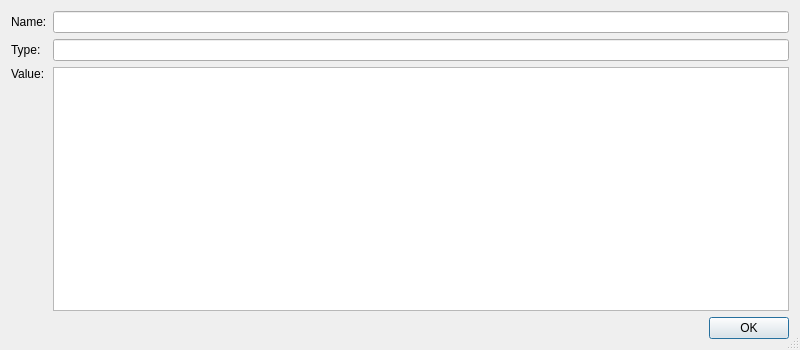
<ui version="4.0" >
 <class>VariableDetailDialog</class>
 <widget class="QDialog" name="VariableDetailDialog" >
  <property name="geometry" >
   <rect>
    <x>0</x>
    <y>0</y>
    <width>800</width>
    <height>350</height>
   </rect>
  </property>
  <property name="windowTitle" >
   <string>Variable Details</string>
  </property>
  <property name="sizeGripEnabled" >
   <bool>true</bool>
  </property>
  <property name="modal" >
   <bool>true</bool>
  </property>
  <layout class="QGridLayout" >
   <item row="3" column="0" colspan="2" >
    <widget class="QDialogButtonBox" name="buttonBox" >
     <property name="orientation" >
      <enum>Qt::Horizontal</enum>
     </property>
     <property name="standardButtons" >
      <set>QDialogButtonBox::Ok</set>
     </property>
    </widget>
   </item>
   <item row="0" column="0" >
    <widget class="QLabel" name="TextLabel1" >
     <property name="text" >
      <string>Name:</string>
     </property>
    </widget>
   </item>
   <item row="1" column="1" >
    <widget class="QLineEdit" name="eType" >
     <property name="readOnly" >
      <bool>true</bool>
     </property>
    </widget>
   </item>
   <item row="0" column="1" >
    <widget class="QLineEdit" name="eName" >
     <property name="readOnly" >
      <bool>true</bool>
     </property>
    </widget>
   </item>
   <item row="1" column="0" >
    <widget class="QLabel" name="TextLabel2" >
     <property name="text" >
      <string>Type:</string>
     </property>
    </widget>
   </item>
   <item row="2" column="0" >
    <widget class="QLabel" name="TextLabel3" >
     <property name="text" >
      <string>Value:</string>
     </property>
     <property name="alignment" >
      <set>Qt::AlignTop</set>
     </property>
    </widget>
   </item>
   <item row="2" column="1" >
    <widget class="QTextEdit" name="eValue" >
     <property name="readOnly" >
      <bool>true</bool>
     </property>
     <property name="acceptRichText" >
      <bool>false</bool>
     </property>
    </widget>
   </item>
  </layout>
 </widget>
 <layoutdefault spacing="6" margin="11" />
 <pixmapfunction>qPixmapFromMimeSource</pixmapfunction>
 <tabstops>
  <tabstop>eName</tabstop>
  <tabstop>eType</tabstop>
  <tabstop>eValue</tabstop>
 </tabstops>
 <resources/>
 <connections>
  <connection>
   <sender>buttonBox</sender>
   <signal>accepted()</signal>
   <receiver>VariableDetailDialog</receiver>
   <slot>accept()</slot>
   <hints>
    <hint type="sourcelabel" >
     <x>19</x>
     <y>260</y>
    </hint>
    <hint type="destinationlabel" >
     <x>22</x>
     <y>280</y>
    </hint>
   </hints>
  </connection>
  <connection>
   <sender>buttonBox</sender>
   <signal>rejected()</signal>
   <receiver>VariableDetailDialog</receiver>
   <slot>reject()</slot>
   <hints>
    <hint type="sourcelabel" >
     <x>106</x>
     <y>258</y>
    </hint>
    <hint type="destinationlabel" >
     <x>106</x>
     <y>280</y>
    </hint>
   </hints>
  </connection>
 </connections>
</ui>
